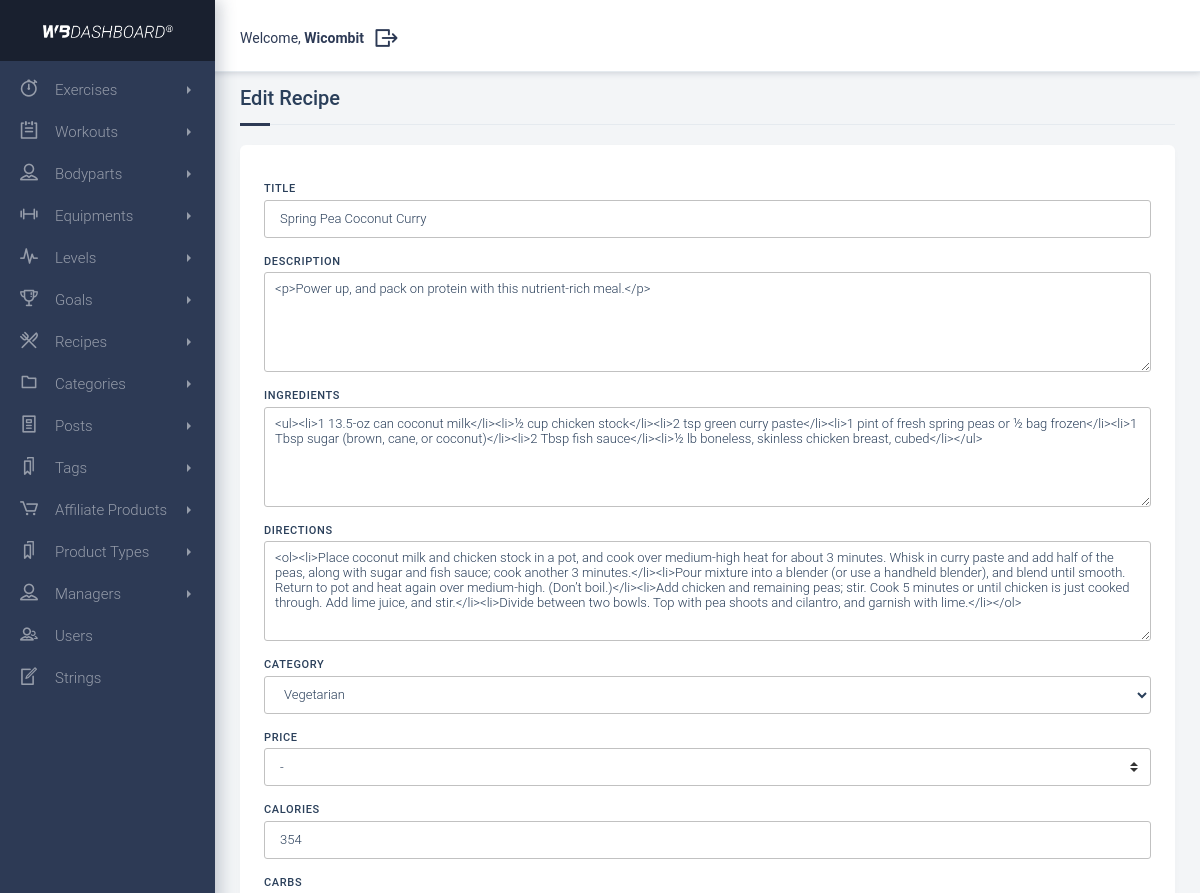
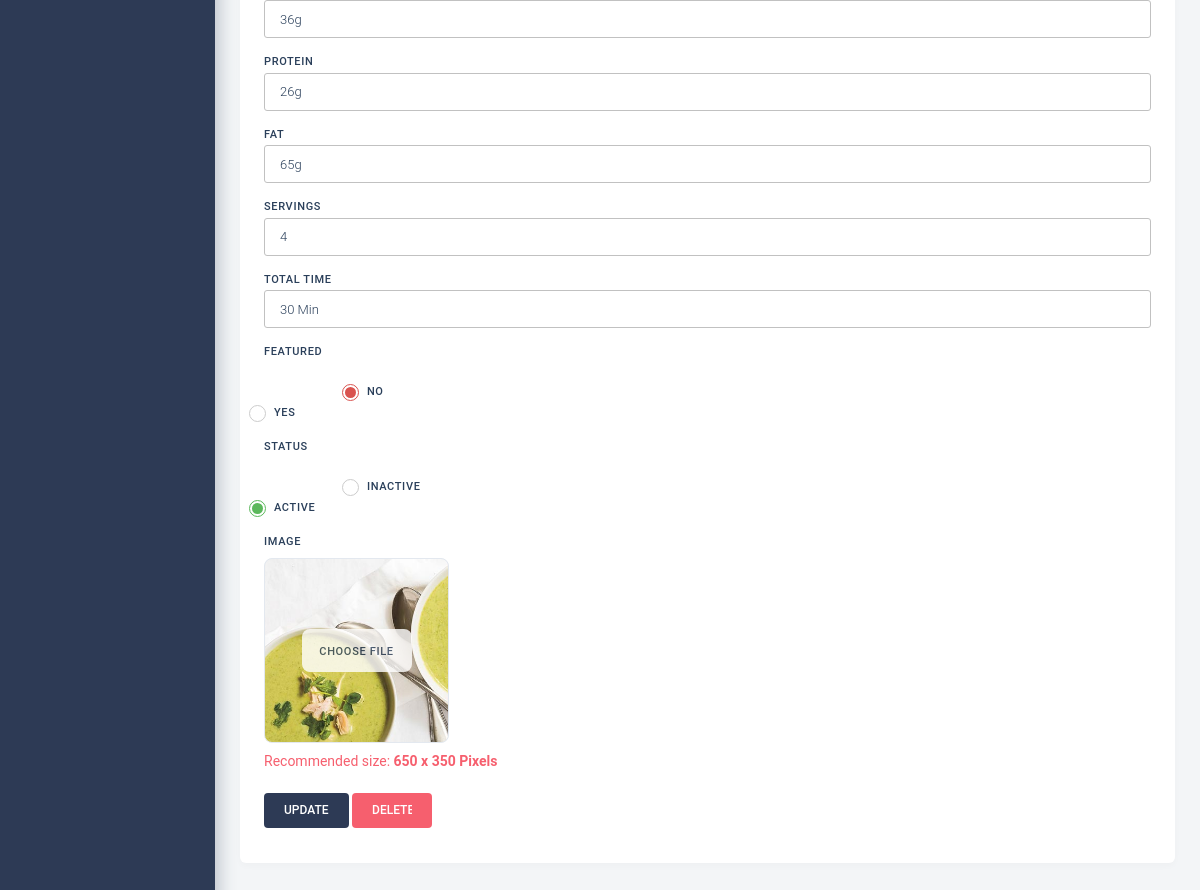
Page /backend/src/controller/edit_recipe.php?id=14 (signed in) on the committed database (2 pictures, top to bottom).
### tables this page shows
CREATE TABLE `managers` (
  `manager_id` int(11) NOT NULL,
  `manager_name` varchar(50) NOT NULL,
  `manager_email` varchar(150) NOT NULL,
  `manager_password` varchar(255) NOT NULL,
  `manager_description` varchar(255) DEFAULT NULL,
  `manager_avatar` varchar(255) DEFAULT 'avatar.png',
  `manager_status` tinyint(1) NOT NULL DEFAULT 1,
  `manager_verified` tinyint(1) NOT NULL DEFAULT 0,
  `manager_updated` datetime NOT NULL DEFAULT current_timestamp() ON UPDATE current_timestamp(),
  `manager_created` datetime NOT NULL DEFAULT current_timestamp()
);

CREATE TABLE `diets` (
  `diet_id` int(11) NOT NULL,
  `diet_title` varchar(150) NOT NULL,
  `diet_description` text NOT NULL,
  `diet_ingredients` text NOT NULL,
  `diet_category` int(11) NOT NULL,
  `diet_directions` text NOT NULL,
  `diet_calories` varchar(50) NOT NULL,
  `diet_carbs` varchar(50) NOT NULL,
  `diet_protein` varchar(50) NOT NULL,
  `diet_fat` varchar(50) NOT NULL,
  `diet_time` varchar(50) NOT NULL,
  `diet_servings` varchar(50) NOT NULL,
  `diet_featured` varchar(50) NOT NULL,
  `diet_status` varchar(50) NOT NULL,
  `diet_price` varchar(50) NOT NULL DEFAULT '-',
  `diet_image` varchar(50) NOT NULL
);

CREATE TABLE `categories` (
  `category_id` int(11) NOT NULL,
  `category_title` text NOT NULL,
  `category_image` varchar(150) NOT NULL
);

### backend/src/controller/sidebar.php (called while the page is built)
<?php
require_once '../admin/config.php';
require_once '../admin/functions.php';
$connect = connect($database);
$user = get_user_information($connect);
$user = $user['0'];
require '../views/sidebar.view.php';
?>

### backend/src/views/edit.recipe.view.php (the view, shortened to what this page needs)
<?php require'sidebar.php'; ?>
<section class="page-container">
    <div class="page-content-wrapper">
 <div class="content sm-gutter">
            <div class="container-fluid padding-25 sm-padding-10">
                <div class="row">
                    <div class="col-12">
                                        <div class="block-heading d-flex align-items-center title-pages">
                    <h5 class="text-truncate">Edit Recipe</h5>
                </div>
                    </div>
                    <div class="col-md-12">
                        <div class="form-block mb-4">
<form enctype="multipart/form-data" action="<?php echo htmlspecialchars($_SERVER['PHP_SELF']); ?>" method="post">
<div class="form-row">
  <div class="form-group col-md-12">
    <div class="block col-md-12" style="padding-bottom: 35px">
   <label class="control-label">Title</label>
   <input type="text" value="<?php echo $diet['diet_title']; ?>" placeholder="Title" name="diet_title" class="form-control" required="">
   <label class="control-label">Description</label>
   <textarea value="" name="diet_description" class="advancedtinymce form-control" id="description" required=""><?php echo $diet['diet_description']; ?></textarea>
   <label class="control-label">Ingredients</label>
   <textarea value="" name="diet_ingredients" class="advancedtinymce form-control" id="ingredients" required=""><?php echo $diet['diet_ingredients']; ?></textarea>
   <label class="control-label">Directions</label>
   <textarea value="" name="diet_directions" class="advancedtinymce form-control" id="directions" required=""><?php echo $diet['diet_directions']; ?></textarea>
   <label class="control-label">Category</label>
   <select class="form-control" name="diet_category" required>
   <option value="<?php echo $diet['diet_category']; ?>" selected><?php echo $diet['category_title']; ?></option>
   </select>
  <label class="control-label">Price</label>
  <select class="custom-select form-control" name="diet_price">
    <?php
    if($diet['diet_price'] == 'free')
    {
      echo '<option value="-">-</option>';
      echo '<option value="free" selected="selected">Free</option>';
      echo '<option value="premium">Premium</option>';
    }
    else if($diet['diet_price'] == 'premium') {
      echo '<option value="-">-</option>';
      echo '<option value="premium" selected="selected">Premium</option>';
      echo '<option value="free">Free</option>';
    }else{
      echo '<option value="-" selected="selected">-</option>';
    }
    ?>
  </select>
   <label class="control-label">Calories</label>
   <input type="text" value="<?php echo $diet['diet_calories']; ?>" placeholder="Calories" name="diet_calories" class="form-control" required="">
   <label class="control-label">Carbs</label>
   <input type="text" value="<?php echo $diet['diet_carbs']; ?>" placeholder="Carbs (Grams)" name="diet_carbs" class="form-control" required="">
   <label class="control-label">Protein</label>
   <input type="text" value="<?php echo $diet['diet_protein']; ?>" placeholder="Protein (Grams)" name="diet_protein" class="form-control" required="">
   <label class="control-label">Fat</label>
   <input type="text" value="<?php echo $diet['diet_fat']; ?>" placeholder="Fat (Grams)" name="diet_fat" class="form-control" required="">
      <label class="control-label">Servings</label>
   <input type="text" value="<?php echo $diet['diet_servings']; ?>" placeholder="Servings" name="diet_servings" class="form-control" required="">
      <label class="control-label">Total Time</label>
   <input type="text" value="<?php echo $diet['diet_time']; ?>" placeholder="Total Time (Minutes)" name="diet_time" class="form-control" required="">
<label class="control-label">Featured</label>
   <div class="row">
                        <div class="col-sm-1">
                        <?php
$in = '1';
if (strpos($in, $diet['diet_featured']) !== false) {
    echo '<div class="radio radio-success"> <input type="radio" name="diet_featured" id="radio3" value="'. $diet['diet_featured'] .'" checked=""> <label for="radio3"> Yes </label> </div>';
}else{
  echo '<div class="radio radio-success"> <input type="radio" name="diet_featured" id="radio3" value="' . $in .'"> <label for="radio3"> Yes </label> </div>';
}
                         ?>
                        </div>
                        <div class="col-sm-1">
                        <?php
$out = '0';
if (strpos($out, $diet['diet_featured']) !== false) {
    echo '<div class="radio radio-danger"> <input type="radio" name="diet_featured" id="radio4" value="0" checked=""> <label for="radio4"> No </label> </div>';
}else{
  echo '<div class="radio radio-danger"> <input type="radio" name="diet_featured" id="radio4" value="'. $out .'"> <label for="radio4"> No </label> </div>';
}
                         ?>
                        </div>
                    </div>
<label class="control-label">Status</label>
   <div class="row">
                        <div class="col-sm-1">
                        <?php
$in = '1';
if (strpos($in, $diet['diet_status']) !== false) {
    echo '<div class="radio radio-success"> <input type="radio" name="diet_status" id="radio5" value="'. $diet['diet_status'] .'" checked=""> <label for="radio5"> Active </label> </div>';
}else{
  echo '<div class="radio radio-success"> <input type="radio" name="diet_status" id="radio5" value="' . $in .'"> <label for="radio5"> Active </label> </div>';
}
                         ?>
                        </div>
                        <div class="col-sm-2">
                        <?php
$out = '0';
if (strpos($out, $diet['diet_status']) !== false) {
    echo '<div class="radio radio-danger"> <input type="radio" name="diet_status" id="radio6" value="0" checked=""> <label for="radio6"> Inactive </label> </div>';
}else{
  echo '<div class="radio radio-danger"> <input type="radio" name="diet_status" id="radio6" value="'. $out .'"> <label for="radio6"> Inactive </label> </div>';
}
                         ?>
                        </div>
                    </div>
        <label >Image</label>
<div class="new-image" id="image-preview" style="background: url(../images/<?php echo $diet['diet_image'] ?>);background-size: cover; background-position: center;">
  <label for="image-upload" id="image-label">Choose File</label>
</div>
   <span class="text-danger">Recommended size: <b>650 x 350 Pixels</b> </span>
<br>
<br>
   <div class="action-button">
   <input type="submit" name="update" value="Update" class="btn btn-embossed btn-primary">
   <a onclick="alertdelete();">
   <input name="trash" value="Delete" class="btn btn-embossed btn-danger" style="width: 80px;"></a>
   </div>
</div>
</div>
</div>
</form>
</div>
</div>
</div>
</div>
</div>
</div>
</section>

### backend/src/views/sidebar.view.php (shortened to what this page needs)
<nav id="navigation" class="navigation-sidebar bg-primary">
        <div class="navigation-header">
        <a href="<?php echo SITE_URL ?>"><img src="../assets/images/wbdashboard.png" style="max-width: 130px;"></a>
    </div>
    <div class="navigation-menu">
        <ul class="menu-items custom-scroll">
            <li>
                <a href="javascript:void(0);" class="have-submenu <?php showMenu('exercises.php');?>">
                    <span class="icon-thumbnail"><i class="dripicons-stopwatch"></i></span>
                    <span class="title">Exercises</span>
                </a>
            </li>
            <li>
                <a href="javascript:void(0);" class="have-submenu <?php showMenu('workouts.php');?>">
                    <span class="icon-thumbnail"><i class="dripicons-to-do"></i></span>
                    <span class="title">Workouts</span>
                </a>
            </li>
            <li>
                <a href="javascript:void(0);" class="have-submenu <?php showMenu('bodyparts.php');?>">
                    <span class="icon-thumbnail"><i class="dripicons-user"></i></span>
                    <span class="title">Bodyparts</span>
                </a>
            </li>
            <li>
                <a href="javascript:void(0);" class="have-submenu <?php showMenu('equipments.php');?>">
                    <span class="icon-thumbnail"><i class="dripicons-lifting"></i></span>
                    <span class="title">Equipments</span>
                </a>
            </li>
            <li>
                <a href="javascript:void(0);" class="have-submenu <?php showMenu('levels.php');?>">
                    <span class="icon-thumbnail"><i class="dripicons-pulse"></i></span>
                    <span class="title">Levels</span>
                </a>
            </li>
            <li>
                <a href="javascript:void(0);" class="have-submenu <?php showMenu('goals.php');?>">
                    <span class="icon-thumbnail"><i class="dripicons-trophy"></i></span>
                    <span class="title">Goals</span>
                </a>
            </li>
            <li>
                <a href="javascript:void(0);" class="have-submenu <?php showMenu('recipes.php');?>">
                    <span class="icon-thumbnail"><i class="dripicons-cutlery"></i></span>
                    <span class="title">Recipes</span>
                </a>
            </li>
            <li>
                <a href="javascript:void(0);" class="have-submenu <?php showMenu('categories.php');?>">
                    <span class="icon-thumbnail"><i class="dripicons-folder"></i></span>
                    <span class="title">Categories</span>
                </a>
            </li>
            <li>
                <a href="javascript:void(0);" class="have-submenu <?php showMenu('posts.php');?>">
                    <span class="icon-thumbnail"><i class="dripicons-article"></i></span>
                    <span class="title">Posts</span>
                </a>
            </li>
            <li>
                <a href="javascript:void(0);" class="have-submenu <?php showMenu('tags.php');?>">
                    <span class="icon-thumbnail"><i class="dripicons-bookmarks"></i></span>
                    <span class="title">Tags</span>
                </a>
            </li>
            <li>
                <a href="javascript:void(0);" class="have-submenu <?php showMenu('products.php');?>">
                    <span class="icon-thumbnail"><i class="dripicons-cart"></i></span>
                    <span class="title">Affiliate Products</span>
                </a>
            </li>
            <li>
                <a href="javascript:void(0);" class="have-submenu <?php showMenu('types.php');?>">
                    <span class="icon-thumbnail"><i class="dripicons-bookmarks"></i></span>
                    <span class="title">Product Types</span>
                </a>
            </li>
            <li>
                <a href="javascript:void(0);" class="have-submenu <?php showMenu('managers.php');?>">
                    <span class="icon-thumbnail"><i class="dripicons-user"></i></span>
                    <span class="title">Managers</span>
                </a>
            </li>
            <li>
                <a href="../controller/users.php">
                    <span class="icon-thumbnail"><i class="dripicons-user-group"></i></span>
                    <span class="title">Users</span>
                </a>
            </li>
            <li>
                <a href="../controller/strings.php">
                    <span class="icon-thumbnail"><i class="dripicons-document-edit"></i></span>
                    <span class="title">Strings</span>
                </a>
            </li>
        </div>
</nav>
<div class="header fixed-header">
            <div class="container-fluid side-padding">
                <div class="row">
                    <div class="col-lg-8 d-none d-lg-block">
                        <p class="sidebar-relative">Welcome, <b><?php echo $user['manager_name']; ?></b> <a href="../controller/logout.php" class="sidebar-logout"><i class="dripicons-exit"></i></a></p>
                    </div>
                </div>
            </div>
        </div>

### backend/src/assets/css/lightbox.css (style rules this page uses)
body:after { content: url(../files/close.png) url(../files/loading.gif) url(../files/prev.png) url(../files/next.png); display: none; }

### rows in the picture
managers: manager_name "Wicombit"
diets: diet_title "Spring Pea Coconut Curry", diet_description "<p>Power up, and pack on protein with this nutrient-rich meal.</p>", diet_ingredients "<ul><li>1 13.5-oz can coconut milk</li><li>½ cup chicken stock</li><li>2 tsp green curry paste</li><li>1 pint of fresh spring peas or ½ bag frozen</li><li>1 Tbsp sugar (brown, cane, or coconut)</li><li>2 Tbsp fish sauce</li><li>½ lb boneless, skinless chicken breast, cubed</li></ul>", diet_directions "<ol><li>Place coconut milk and chicken stock in a pot, and cook over medium-high heat for about 3 minutes. Whisk in curry paste and add half of the peas, along with sugar and fish sauce; cook another 3 minutes.</li><li>Pour mixture into a blender (or use a handheld blender), and blend until smooth. Return to pot and heat again over medium-high. (Don’t boil.)</li><li>Add chicken and remaining peas; stir. Cook 5 minutes or until chicken is just cooked through. Add lime juice, and stir.</li><li>Divide between two bowls. Top with pea shoots and cilantro, and garnish with lime.</li></ol>", diet_category "Vegetarian", diet_price "-", diet_calories "354", diet_carbs "36g", diet_protein "26g", diet_fat "65g", diet_servings "4", diet_time "30 Min", diet_image (picture)
